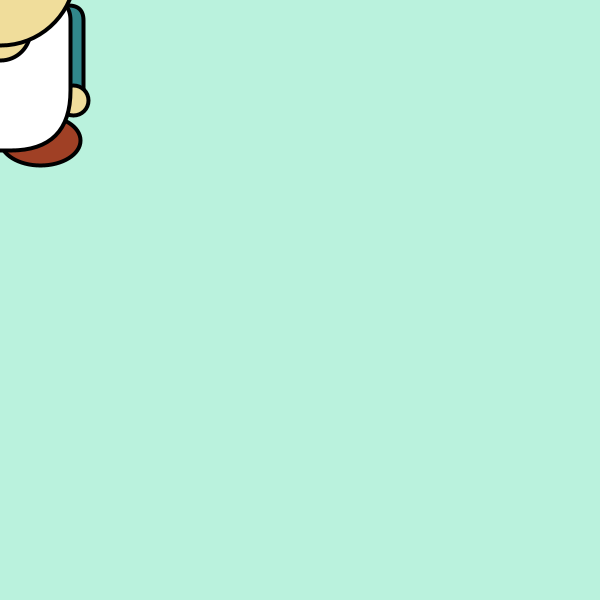
Frame 1 (no input)
Frame 60 (the mouse pressed at the canvas centre just before this capture): identical to frame 1, image omitted
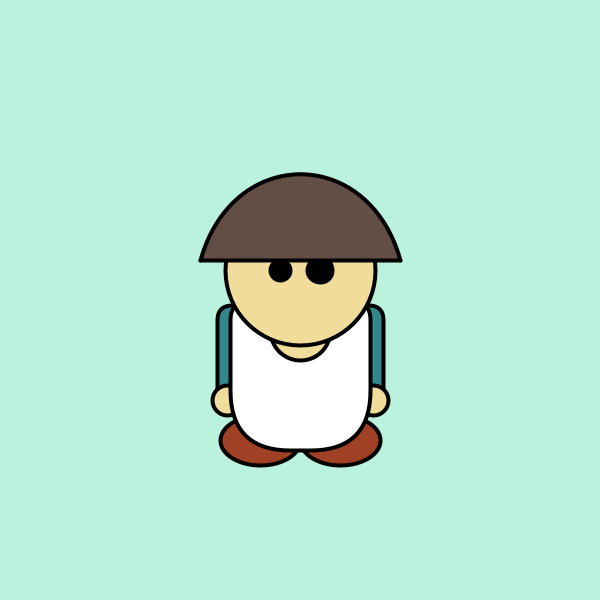
Frame 120 (the mouse held since frame 60 and released just before this capture)

The Processing sketch that drew these frames (run headless with seeded random() and noise(); from frame 60 on, the mouse is pressed at the canvas centre):

// Processing sketch: processing_165468
// ── processing_165468.pde

void setup(){

  size (600,600);
  background(#BAF2DD);
  
}

void draw(){

  background(#BAF2DD);
  strokeWeight(4);
  
  fill(#31878B);
  rect(mouseX-83,mouseY+5,30,100,100,100,100,100);
  rect(mouseX+53,mouseY+5,30,100,100,100,100,100);
  
  fill(#F0DD9B);
  ellipse(mouseX-73, mouseY+100,30,30);
  ellipse(mouseX+73,mouseY+100,30,30);
  
  fill(#A04025);
  ellipse(mouseX-40,mouseY+140,80,-50);
  ellipse(mouseX+40,mouseY+140,80,-50);
  
  fill(#FFFFFF);
  rect(mouseX-70, mouseY,140,150,20,20,60,60);
  
  fill(#F0DD9B);//lhe hagut de posar aqui perque sinó el rectangle es sobreposava a les altres formes
  ellipse(mouseX, mouseY+30, 60,60);
  ellipse(mouseX,mouseY-30,150,150); 
  
  fill(0);
  ellipse(mouseX-20,mouseY-30,20,20);
  ellipse(mouseX+20,mouseY-30,25,25);
  
  fill(#624E44);
  curve(mouseX-90,mouseY+650, mouseX-100,mouseY-40,mouseX+100,mouseY-40, mouseX+90,mouseY+650);
  line(mouseX-100,mouseY-40,mouseX+100,mouseY-40);
  
  noCursor();
  
}
